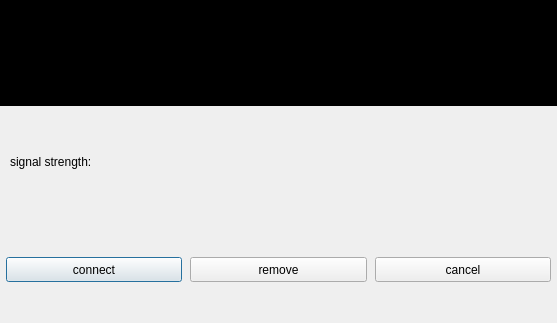
<?xml version="1.0" encoding="UTF-8"?>
<ui version="4.0">
 <class>WifiEnsureDialog</class>
 <widget class="QDialog" name="WifiEnsureDialog">
  <property name="geometry">
   <rect>
    <x>0</x>
    <y>0</y>
    <width>557</width>
    <height>323</height>
   </rect>
  </property>
  <property name="windowTitle">
   <string>Dialog</string>
  </property>
  <property name="styleSheet">
   <string notr="true"/>
  </property>
  <layout class="QVBoxLayout" name="verticalLayout">
   <property name="spacing">
    <number>2</number>
   </property>
   <property name="margin">
    <number>0</number>
   </property>
   <item>
    <widget class="QLabel" name="label">
     <property name="styleSheet">
      <string notr="true">background-color: rgb(0, 0, 0);
color: rgb(255, 255, 255);</string>
     </property>
     <property name="text">
      <string/>
     </property>
     <property name="alignment">
      <set>Qt::AlignCenter</set>
     </property>
    </widget>
   </item>
   <item>
    <layout class="QHBoxLayout" name="horizontalLayout_2">
     <property name="leftMargin">
      <number>10</number>
     </property>
     <property name="rightMargin">
      <number>5</number>
     </property>
     <item>
      <widget class="QLabel" name="label_2">
       <property name="styleSheet">
        <string notr="true"/>
       </property>
       <property name="text">
        <string>signal strength:</string>
       </property>
      </widget>
     </item>
     <item>
      <widget class="QLabel" name="label_3">
       <property name="styleSheet">
        <string notr="true"/>
       </property>
       <property name="text">
        <string/>
       </property>
       <property name="alignment">
        <set>Qt::AlignLeading|Qt::AlignLeft|Qt::AlignVCenter</set>
       </property>
      </widget>
     </item>
    </layout>
   </item>
   <item>
    <widget class="QWidget" name="widget1" native="true">
     <property name="styleSheet">
      <string notr="true"/>
     </property>
     <layout class="QHBoxLayout" name="horizontalLayout">
      <property name="spacing">
       <number>8</number>
      </property>
      <property name="margin">
       <number>6</number>
      </property>
      <item>
       <widget class="QPushButton" name="pushButton_4">
        <property name="minimumSize">
         <size>
          <width>50</width>
          <height>25</height>
         </size>
        </property>
        <property name="font">
         <font>
          <pointsize>-1</pointsize>
          <weight>50</weight>
          <italic>false</italic>
          <bold>false</bold>
         </font>
        </property>
        <property name="styleSheet">
         <string notr="true">font: 12px;
</string>
        </property>
        <property name="text">
         <string>connect</string>
        </property>
       </widget>
      </item>
      <item>
       <widget class="QPushButton" name="pushButton_3">
        <property name="minimumSize">
         <size>
          <width>50</width>
          <height>25</height>
         </size>
        </property>
        <property name="font">
         <font>
          <pointsize>-1</pointsize>
          <weight>50</weight>
          <italic>false</italic>
          <bold>false</bold>
         </font>
        </property>
        <property name="styleSheet">
         <string notr="true">font: 12px;
</string>
        </property>
        <property name="text">
         <string>remove</string>
        </property>
       </widget>
      </item>
      <item>
       <widget class="QPushButton" name="pushButton_5">
        <property name="minimumSize">
         <size>
          <width>50</width>
          <height>25</height>
         </size>
        </property>
        <property name="font">
         <font>
          <pointsize>-1</pointsize>
          <weight>50</weight>
          <italic>false</italic>
          <bold>false</bold>
         </font>
        </property>
        <property name="styleSheet">
         <string notr="true">font: 12px;
</string>
        </property>
        <property name="text">
         <string>cancel</string>
        </property>
       </widget>
      </item>
     </layout>
    </widget>
   </item>
  </layout>
 </widget>
 <resources/>
 <connections/>
</ui>
